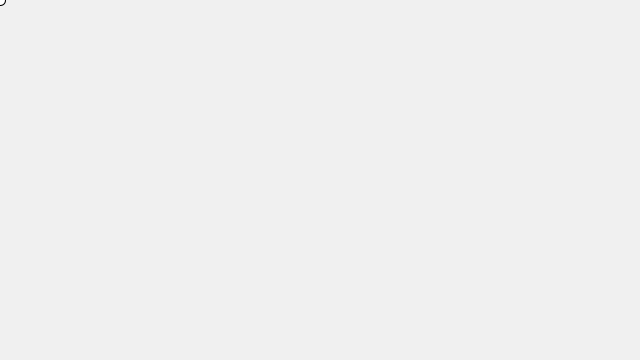
Frame 1 (no input)
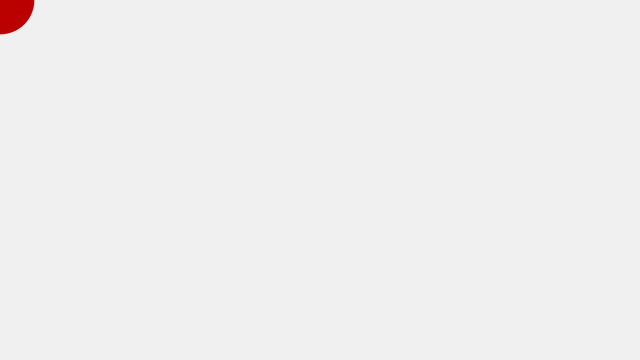
Frame 60 (the mouse pressed at the canvas centre just before this capture)
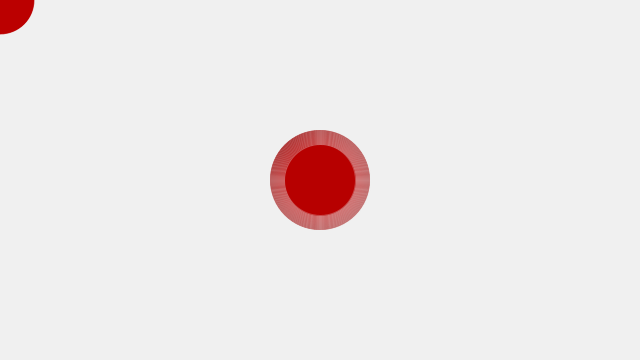
Frame 120 (the mouse held since frame 60 and released just before this capture)

The Processing sketch that drew these frames (run headless with seeded random() and noise(); from frame 60 on, the mouse is pressed at the canvas centre):

// Processing sketch: paintbrush_conditional
// ── paintbrush_conditional.pde
// Paintbrush with conditional
// The Coding Train / Daniel Shiffman
// Processing Intro Series

float minSize = 10;
float maxSize = 100;
float circleSize = minSize; //circle starts at min size
float speed = 1; // speed of size changing

void setup() {
  size(640, 360);
  background(240);
}

void draw() {
  circle(mouseX, mouseY, circleSize);
  stroke(240, 80);
  fill(0, 0, 255 - circleSize);


  if (circleSize >= maxSize || circleSize < minSize) {
    //when circle reaches max size, start decreasing size
    //when circle reaches min size, start increasing size
    speed = speed*-1;
  }

  //change the color based on circle size
  if (circleSize >= maxSize/2) {
    fill(255 - circleSize, 0, 0);
  }

  circleSize = circleSize + speed; //change the size of the circle
}

void mousePressed() {
  background(240);
}
